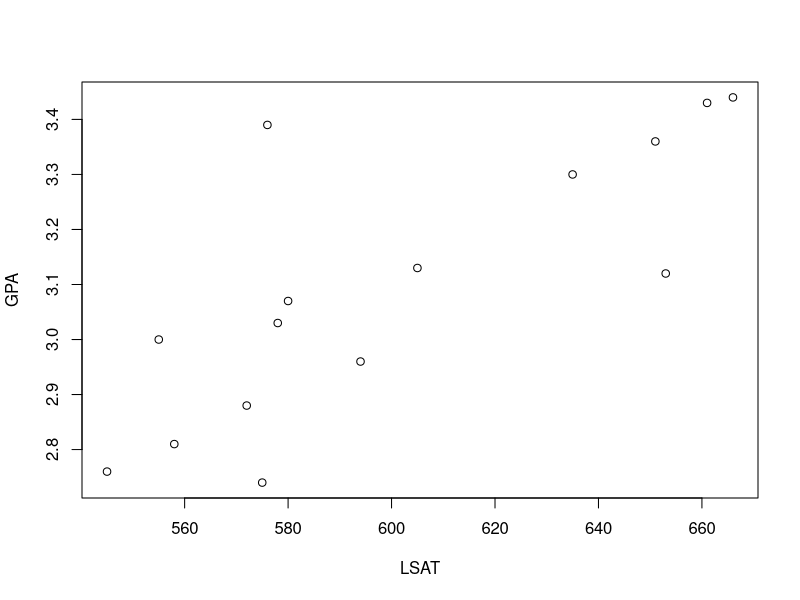
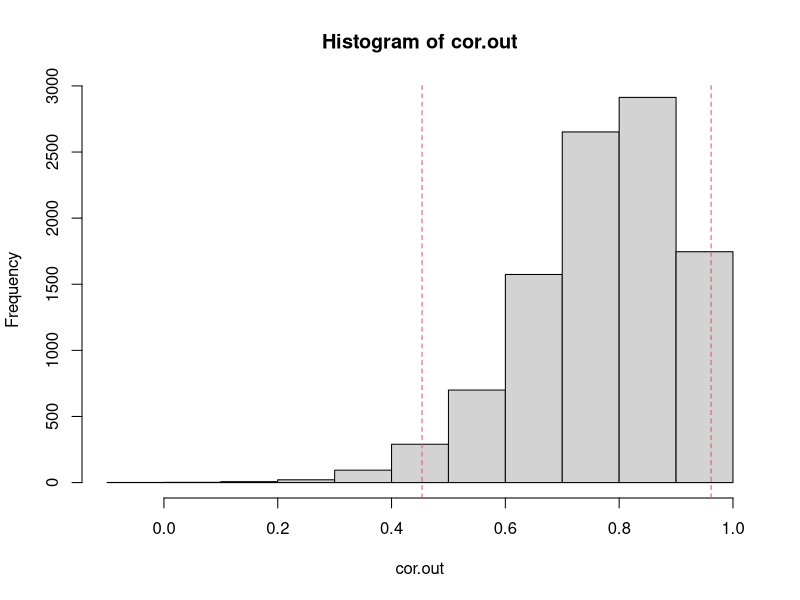
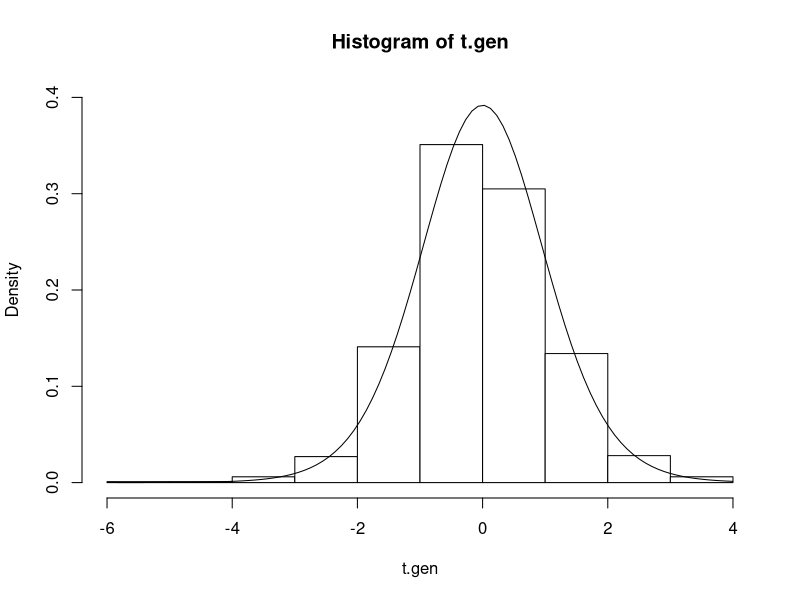
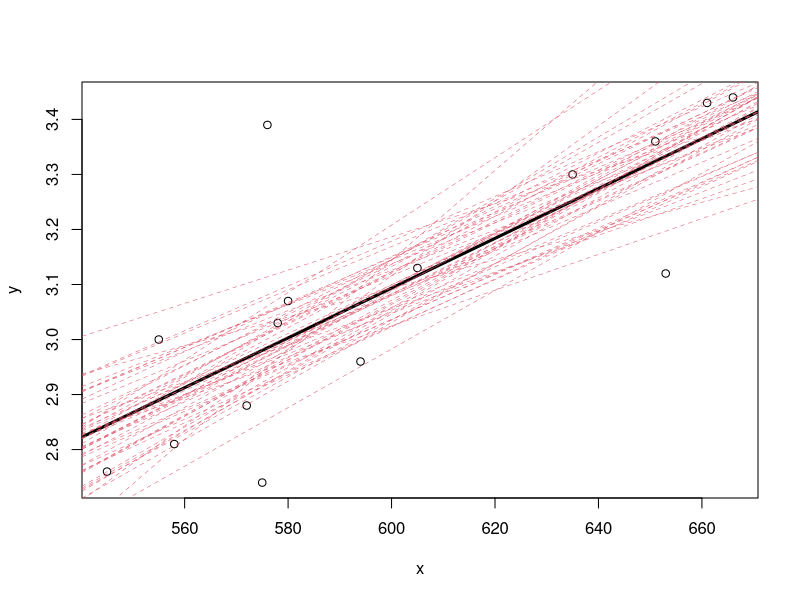
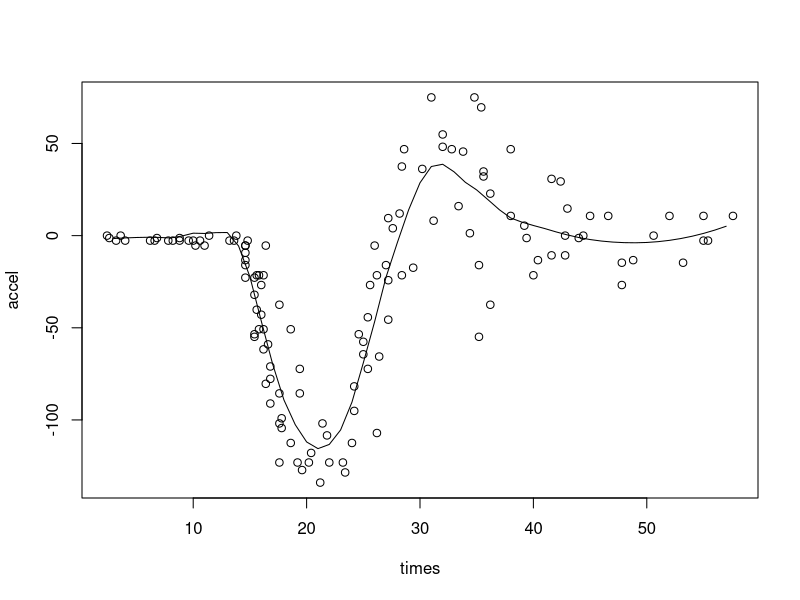
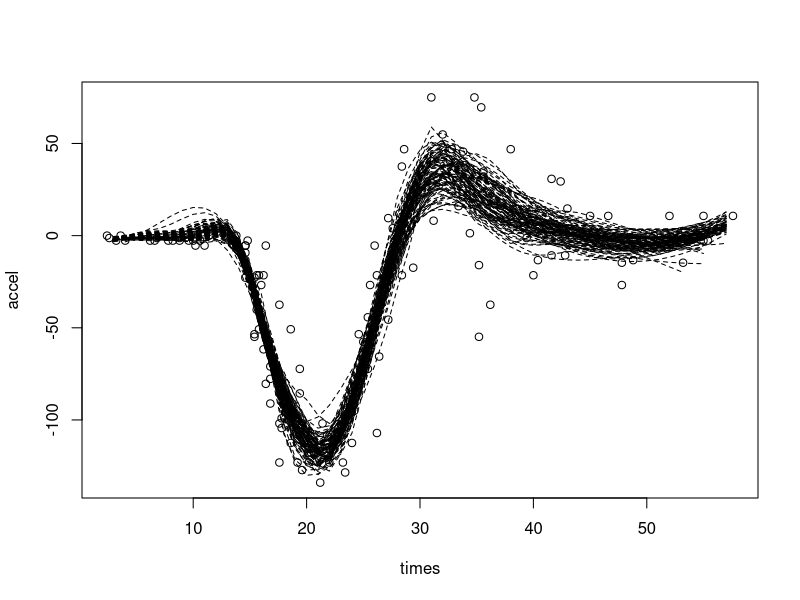
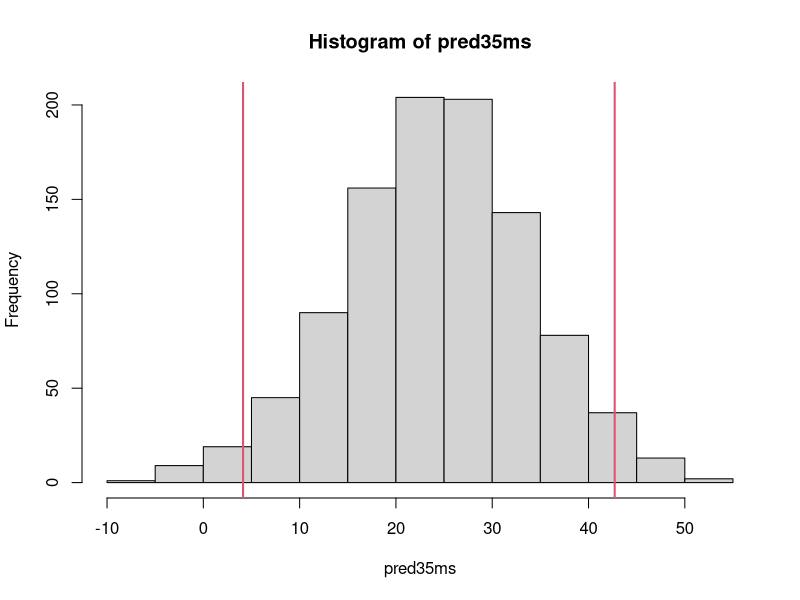
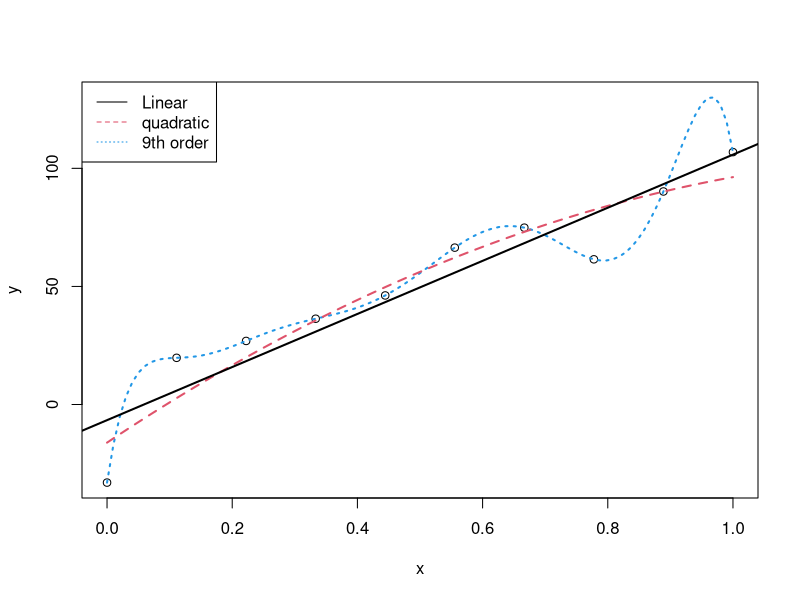

Generate these figures, in order, with R:

#####################################
# Law Schools non-parametric

x<-c(576,635,558,578,666,580,555,661,651,605,653,575,545,572,594)
y<-c(3.39,3.3,2.81,3.03,3.44,3.07,3,3.43,3.36,3.13,3.12,2.74,2.76,2.88,2.96)    
plot(x,y, xlab='LSAT', ylab='GPA')

bootse<-function(n,x,y){
  nx<-length(x)
  bootcor<-rep(0,n)
  for(i in 1:n){
    index<-sample(c(1:nx),replace=T)
    bootcor[i]<-cor(x[index],y[index])
  }
  return(bootcor)  
}

cor.out <- bootse(10000, x, y)
hist(cor.out)

# 95% CI
(qcor <- quantile(cor.out,c(0.025,0.975)))
abline(v=qcor, col=2, lty=2)

# estimated standard error
(se = sd(cor.out))
# use Normal approximation to calculate 95% CI
cor(x,y) + 1.96*se
cor(x,y) - 1.96*se




##############################################
# Mice survival times


treatment<-c(94,197,16,38,99,141,23)
control<-c(52,104,146,10,50,31,40,27,46)

t.test(treatment,control,alternative="greater",var.equal=T)

boot.test<-function(x,y,n){
  alldata<-c(x,y)
  nx<-length(x)
  ny<-length(y)
  
  t.gen<-rep(0,n)
  for(i in 1:n){
    newx<-sample(alldata,nx,replace=T)
    newy<-sample(alldata,ny,replace=T)
    t.gen[i]<-t.test(newx,newy,alternative="greater",var.equal=T)$statistic
  }
  return(t.gen)  
}

t.gen <- boot.test(treatment,control,1000)

hist(t.gen,col=0,prob=T,ylim=c(0,0.4))
z<-seq(from=min(t.gen),to=max(t.gen),length=100)
lines(z,dt(z,14))
mean( t.gen >= t.test(treatment,control,alternative="greater",var.equal=T)$statistic)



##########################################################################
## LSAT EXAMPLE
## - example of model based resampling


x<-c(576,635,558,578,666,580,555,661,651,605,653,575,545,572,594)
y<-c(3.39,3.3,2.81,3.03,3.44,3.07,3,3.43,3.36,3.13,3.12,2.74,2.76,2.88,2.96)    

modelBasedBoot <- function(n){
  fit <- lm(y~x)
  resids <- resid(fit)  
  coefs <- coef(fit)
  fits.boot <- list()
  
  for(i in 1:n){
    yboot <- coefs[1]+coefs[2]*x+sample(resids, replace=TRUE)
    fits.boot[[i]] <- lm(yboot ~ x)
  }
  return(fits.boot)
}

bootstrap.fits <- modelBasedBoot(100)
bootstrap.coefs <- sapply(modelBasedBoot(10), function(x) coef(x))

fit <- lm(y~x)
apply(bootstrap.coefs,1, sd)
summary(fit)

plot(x,y)
abline(fit, lwd=3)

for(i in 1:50){
  abline(bootstrap.fits[[i]], col=2, lty=2, lwd=0.5)
}



####################################
##
## loess bootstrap

library(MASS)
nrow <- dim(mcycle)[1]
times <- seq(0,70)
plot(mcycle)
fit <- loess(accel~times, mcycle, span=1/3)
lines(times, predict(fit, times), lty=1)

plot(mcycle)

for(i in 1:100){
  index.boot <- sample(1:nrow, nrow, replace=TRUE)
  mcycle.boot <- mcycle[index.boot,]
  (fit.boot <- loess(accel~times, mcycle.boot, span=1/3))
  lines(times, predict(fit.boot, times), lty=2)
}

#I only did 100 samples here as otherwise the picture begins to look too busy. 
#To get the 95\% CI, we need do a larger number of runs.

times <- 35
pred35ms<-c()
for(i in 1:1000){
  index.boot <- sample(1:nrow, nrow, replace=TRUE)
  mcycle.boot <- mcycle[index.boot,]
  (fit.boot <- loess(accel~times, mcycle.boot, span=1/3))
  pred35ms[i] <- predict(fit.boot, times)
}

hist(pred35ms)
quantile(pred35ms, c(0.025, 0.975))
abline(v =quantile(pred35ms, c(0.025, 0.975)), col=2, lwd=2 )


##########################################################################

#CV
#Reset the plotting window
par(mfrow = c(1,1))

x<-seq(from=0,to=1,length=10)
z<-seq(from=0,to=1,length=100)


# Create some noisy observations
y<-100*(x+rnorm(10,0,0.1))

#Fit a polynomial of order 9 to the data
lm1 <-lm(y~poly(x,9,raw=T))
y2 <-model.matrix(~poly(z,9,raw=T))%*%lm1$coefficients

# Plot it
plot(x,y,ylim=c(min(y2),max(y2)))
lm1 <-lm(y~poly(x,9,raw=T))
y2 <-model.matrix(~poly(z,9,raw=T))%*%lm1$coefficients

lines(z,y2, lty=3, col=4, lwd=2)

lm2 <-lm(y~poly(x,2,raw=T))
y2 <-model.matrix(~poly(z,2,raw=T))%*%lm2$coefficients
lines(z,y2, lty=2, col=2, lwd=2)

deviance(lm2)
deviance(lm1)

fit0 <- lm(y~x)
deviance(lm(y~x))

# Show the real underlying function
#abline(a = 0, b = 100, col = 1, lty=1, lwd=2)
abline(fit0, col=1, lty=1, lwd=2)
legend("topleft", legend = c("Linear", "quadratic", "9th order"), lty=1:3, col=c(1,2,4))


l<-min(y2)
u<-max(y2)
y.pred <- c()

for(i in 1:10){
  readline()
  y.reduced<-y[-i]
  x.reduced<-x[-i]
  lm1<-lm(y.reduced~poly(x.reduced,8,raw=T))
  y2<-model.matrix(~poly(z,8,raw=T))%*%lm1$coefficients
  y.pred[i]<-model.matrix(~poly(x[i],8,raw=T))%*%lm1$coefficients
  plot(x.reduced,y.reduced,ylim=c(l,u),xlim=c(-0.1,1.1))
  lines(z,y2)
  points(x[i],y[i],pch=4,col=2)
  abline(lm(y.reduced~x.reduced),lty=4)
}



# Plot of predicted vs true
y5.pred <- c()
y1.pred <- c()

for(i in 1:10){
  y.reduced<-y[-i]
  x.reduced<-x[-i]
  lm5<-lm(y.reduced~poly(x.reduced,6,raw=T))
  y5.pred[i]<-model.matrix(~poly(x[i],6,raw=T))%*%lm5$coefficients
  
  lm1<-lm(y.reduced~poly(x.reduced,1,raw=T))
  y1.pred[i]<-model.matrix(~poly(x[i],1,raw=T))%*%lm1$coefficients
  
}

mean((y5.pred-y)^2)
mean((y1.pred-y)^2)


plot(y,y5.pred, col=2, xlab='true', ylab='predicted', pch=3)
points(y,y1.pred, pch=2)
abline(a=0,b=1)
legend("bottomright", c('Linear', '6th order', 'x=y (perfect)'), pch=c(2,3, NA), col=c(1,2,1), lty=c(NA, NA, 1))

################################
# 
# Lets now calculate the RMSE for polynomial of different order
#


RMSE <- c()
for(j in 1:8){
  y.pred <- c()
  for(i in 1:10){
    y.reduced<-y[-i]
    x.reduced<-x[-i]
    lm1<-lm(y.reduced~poly(x.reduced,j,raw=T))
    y.pred[i]<-model.matrix(~poly(x[i],j,raw=T))%*%lm1$coefficients
  }
  
  RMSE[j] <- sqrt(mean((y.pred-y)^2))
}

plot(1:8, RMSE, ylab='Root mean square prediction error', xlab = 'Degree of fitted polynomial')
plot(1:8, log(RMSE), ylab='Root mean square prediction error', xlab = 'Degree of fitted polynomial')


# Which model would you prefer?
